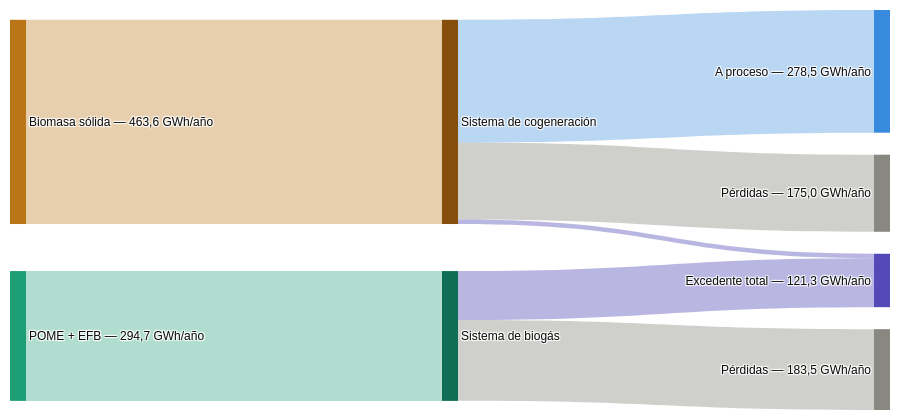

Notebook cell for this chart:
### Code cell
# ==========================================================
# Sección 12 (o nueva sección de figuras) - Diagrama Sankey, Escenario 2
# Balance energético: biomasa (solo Cuesco+Fibra) y POME+EFB pretratado 
# hasta pérdidas, energía a proceso y excedente eléctrico
# ==========================================================
import plotly.graph_objects as go

fig2 = go.Figure(data=[go.Sankey(
    orientation="h",
    node=dict(
        pad=22,
        thickness=16,
        line=dict(color="rgba(0,0,0,0)", width=0),
        label=[
            "Biomasa sólida — 463,6 GWh/año",
            "POME + EFB — 294,7 GWh/año",
            "Sistema de cogeneración",
            "Sistema de biogás",
            "Pérdidas — 175,0 GWh/año",
            "A proceso — 278,5 GWh/año",
            "Excedente total — 121,3 GWh/año",
            "Pérdidas — 183,5 GWh/año",
        ],
        color=["#BA7517", "#1D9E75", "#854F0B", "#0F6E56", "#888780", "#378ADD", "#534AB7", "#888780"],
    ),
    link=dict(
        source=[0, 1, 2, 2, 2, 3, 3],
        target=[2, 3, 4, 5, 6, 7, 6],
        value=[463.6, 294.7, 175.0, 278.5, 10.1, 183.5, 111.1],
        color=[
            "rgba(186,117,23,0.35)", "rgba(29,158,117,0.35)", "rgba(136,135,128,0.4)",
            "rgba(55,138,221,0.35)", "rgba(83,74,183,0.4)", "rgba(136,135,128,0.4)",
            "rgba(83,74,183,0.4)",
        ],
    ),
)])

fig2.update_layout(
    font=dict(color="#0b0b0b", size=12, family="Arial, sans-serif"),
    paper_bgcolor="rgba(0,0,0,0)",
    plot_bgcolor="rgba(0,0,0,0)",
    margin=dict(l=10, r=10, t=10, b=10),
    height=420,
)

fig2.show()
fig2.write_html("sankey_energia_escenario2.html")
fig2.write_image("sankey_energia_escenario2.png", scale=2)

### Figure 1 — Plotly figure (JSON) as saved in the notebook; plotly's stock layout.template omitted (floating-point values rounded to 4 significant figures)
{"data": [{"link": {"color": ["rgba(186,117,23,0.35)", "rgba(29,158,117,0.35)", "rgba(136,135,128,0.4)", "rgba(55,138,221,0.35)", "rgba(83,74,183,0.4)", "rgba(136,135,128,0.4)", "rgba(83,74,183,0.4)"], "source": [0, 1, 2, 2, 2, 3, 3], "target": [2, 3, 4, 5, 6, 7, 6], "value": [463.6, 294.7, 175, 278.5, 10.1, 183.5, 111.1]}, "node": {"color": ["#BA7517", "#1D9E75", "#854F0B", "#0F6E56", "#888780", "#378ADD", "#534AB7", "#888780"], "label": ["Biomasa sólida — 463,6 GWh/año", "POME + EFB — 294,7 GWh/año", "Sistema de cogeneración", "Sistema de biogás", "Pérdidas — 175,0 GWh/año", "A proceso — 278,5 GWh/año", "Excedente total — 121,3 GWh/año", "Pérdidas — 183,5 GWh/año"], "line": {"color": "rgba(0,0,0,0)", "width": 0}, "pad": 22, "thickness": 16}, "orientation": "h", "type": "sankey"}], "layout": {"font": {"color": "#0b0b0b", "family": "Arial, sans-serif", "size": 12}, "height": 420, "margin": {"b": 10, "l": 10, "r": 10, "t": 10}, "paper_bgcolor": "rgba(0,0,0,0)", "plot_bgcolor": "rgba(0,0,0,0)"}}
